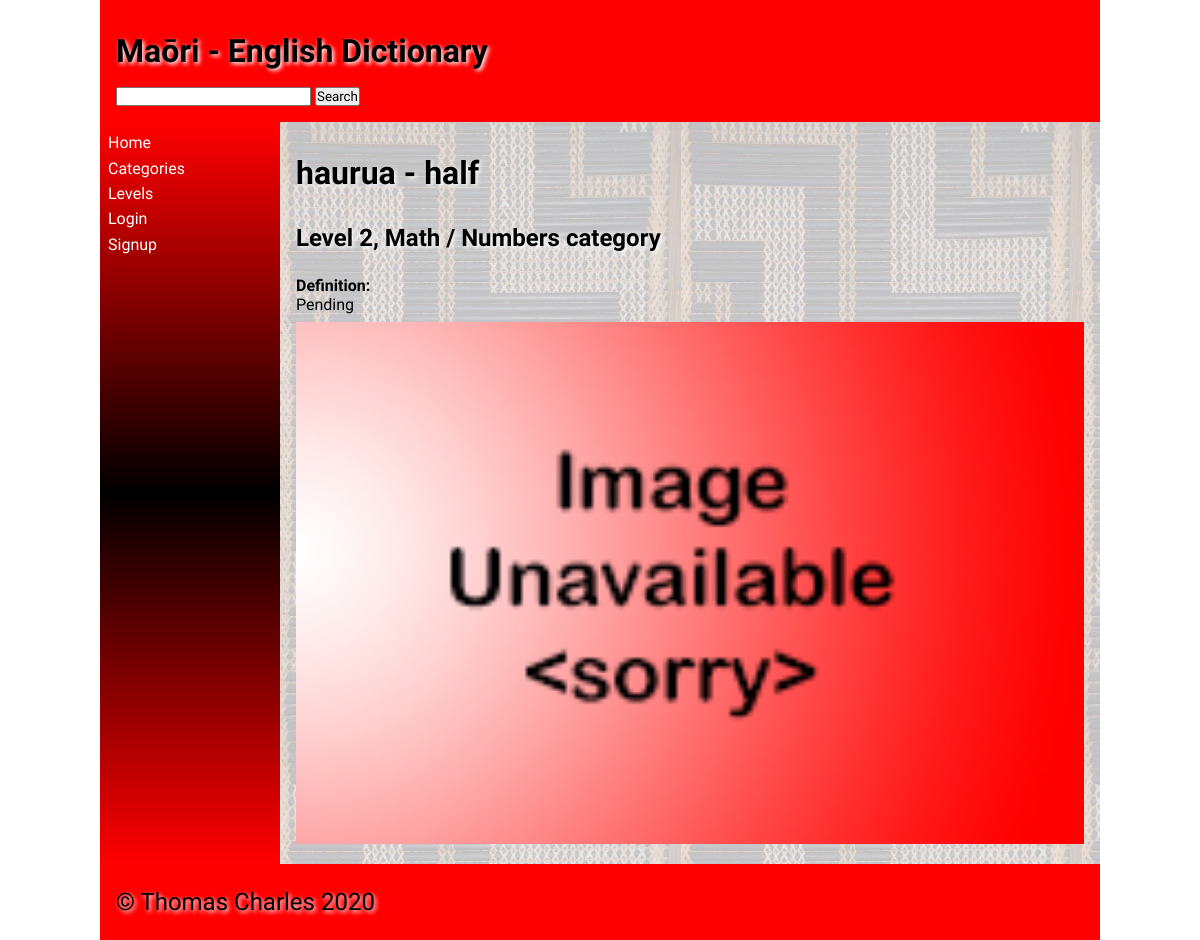
/word/157, run on the app's committed database.
### tables this page shows
CREATE TABLE "words"
(
    PK         integer
        primary key autoincrement,
    Maori      varchar(30)  not null,
    English    varchar(30)  not null,
    Category   integer      not null,
    Definition varchar(150) not null,
    Level      integer      not null,
    Owner      integer,
    Image      varchar(30),
    Date       smalldatetime
);

CREATE TABLE "Categories"
(
    PK       integer
        primary key autoincrement,
    Category varchar(20)
);

### app.py (the view)
@app.route('/word/<word_id>')
def render_entry(word_id):  # Takes the user to a page for details on a word
    con = create_connection(DATABASE)
    cur = con.cursor()
    query = "SELECT Maori, English, Category, Definition, Level, Owner, PK, Image " \
            "FROM words " \
            "Where PK = " + word_id
    cur.execute(query)
    data = list(cur.fetchone())
    query = "SELECT Category " \
            "FROM Categories " \
            "Where PK = " + str(data[2])
    cur.execute(query)
    try:
        data[2] = cur.fetchone()[0]
    except TypeError:
        data[2] = "empty"
    query = "SELECT level " \
            "FROM levels " \
            "Where PK = " + str(data[4])
    cur.execute(query)
    try:
        data[4] = cur.fetchone()[0]
    except TypeError:
        data[4] = "empty"
    con.close()
    return render_template('entry.html', passed_data=data, logged_in=is_logged_in())

### app.py (called while the page is built)
def is_logged_in():  # Checks if the user is logged in
    if session.get("email") is None:
        return False
    else:
        print("logged in")
        return True

def create_connection(db_file):  # Creates a connection to the database
    try:
        connection = sqlite3.connect(db_file)
        return connection
    except Error as e:
        print(e)
    return None

### templates/entry.html (shortened to what this page needs)
{% extends 'base.html' %}
{% block heading %}Maōri - English Dictionary{% endblock %}
{% block main %}
<h1>{{ passed_data[0] }} - {{ passed_data[1] }}</h1> {% if session.get("admin")%}<a href="/editer/{{ passed_data[6] }}">[edit]</a>{% endif %}
    <h2>Level {{ passed_data[4] }}, {{ passed_data[2] }} category</h2>
    <p><strong>Definition:</strong><br>{{ passed_data[3] }}</p>
    <div>
        <img src="/static/images/{{ passed_data[7] }}" onerror="this.oneerror=null;this.src='/static/images/noimage.png'">
    </div>
{% endblock %}

### static/css/style.css (style rules this page uses)
* { font-family: Comfortaa, sans-serif; margin: 0; padding: 0; box-sizing: border-box; }
h1, h2, h3, h4 { padding: 1rem 0; font-family: 'Suez One', serif; color: #000; text-shadow: 2px 2px 4px #fff; }
p { padding: 0.5rem 0; }
img { width: 100%; }

### data on the page
words: Maori "haurua", English "half", Definition "Pending"
Categories: Category "Math / Numbers"

### other printed values
{{ passed_data[4] }} "2"
